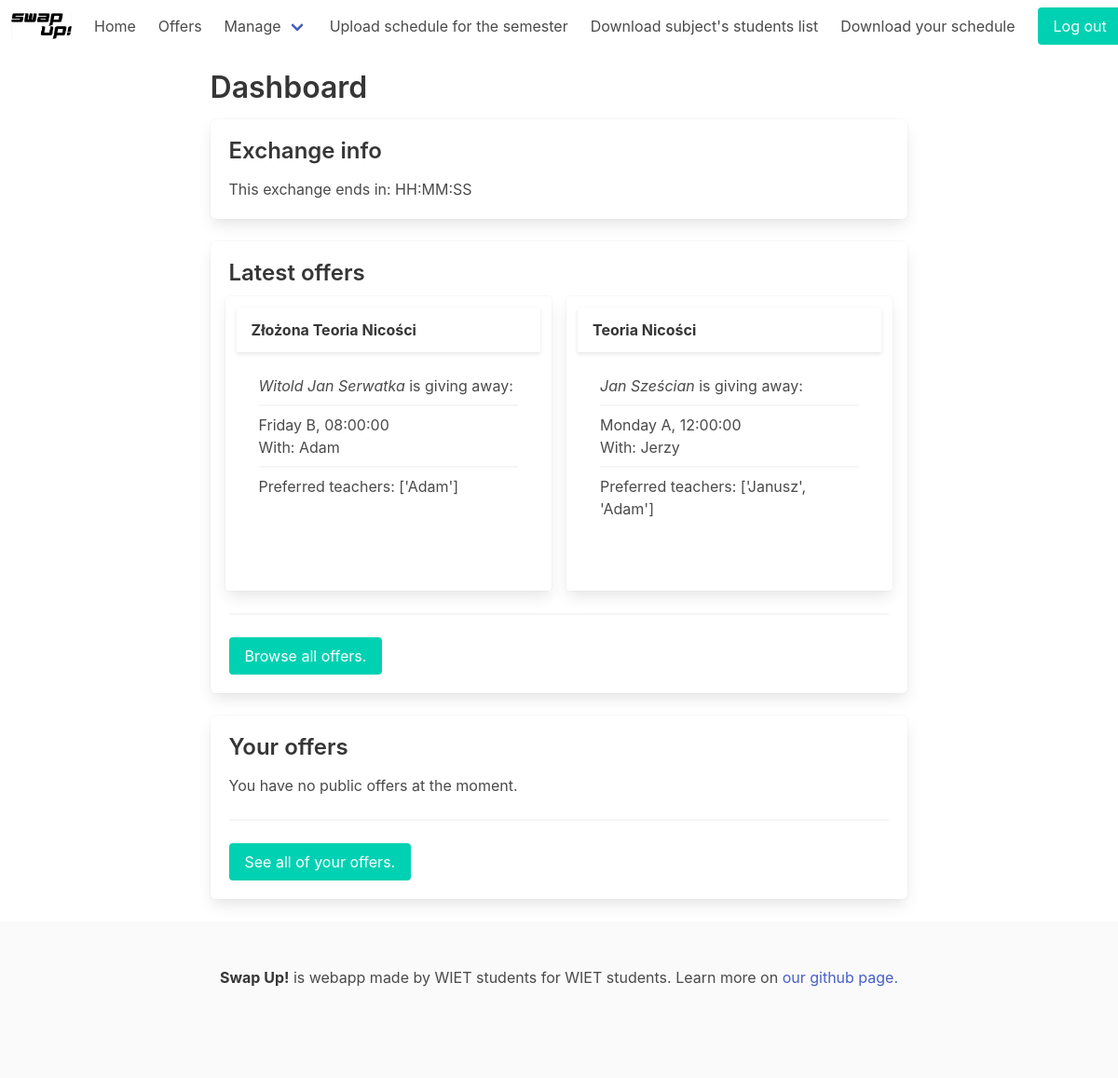
Page /exchange/ (signed in) on the committed database.
### exchange/models.py (models this page shows, shortened)
class Subject(models.Model):
    name = models.CharField(max_length=30, null=True)
    category = models.CharField(max_length=30, null=True)
    path = models.CharField(max_length=30, choices=PATHS, null=True)
    semester = models.IntegerField(choices=Semester.choices, null=True)
    mandatory = models.BooleanField(null=True)

class Teacher(models.Model):
    TITLES = [
        ('inż.', 'inżynier'),
        ('mgr. inż.', 'magister inżynier'),
        ('dr.', 'doktor'),
        ('dr. inż.', 'doktor inżynier')
    ]
    name = models.CharField(max_length=60, null=True)
    title = models.CharField(max_length=30, choices=TITLES, null=True)

### exchange/views.py (the view)
# urls.py: path('', views.dashboard, name='dashboard'),
@login_required()
def dashboard(request):
    try:
        latest_offers = Offer.objects.all().exclude(student=request.user.student)
        if len(latest_offers) > 3:
            latest_offers = latest_offers[:3]
        user_offers = Offer.objects.all().filter(student=request.user.student)
        if len(user_offers) > 3:
            user_offers = user_offers[:3]
        l_offers = [o.dictionary() for o in latest_offers]
        u_offers = [o.dictionary() for o in user_offers]
    except:
        l_offers = []
        u_offers = []
    finally:
        return render(request, 'exchange/dashboard.html', {"l_offers": l_offers, "u_offers": u_offers})
    return render(request, 'exchange/dashboard.html', {"l_offers": l_offers, "u_offers": u_offers})

### exchange/templates/exchange/dashboard.html (shortened to what this page needs)
{% extends 'base.html' %}
{% block content %}
<div class="container content">
    <h1 class="hero">Dashboard</h1>
    <section class="box">
        <h3 class="hero">Exchange info</h3>
        <p>This exchange ends in: HH:MM:SS</p>
    </section>
    <section class="box">
        <h3 class="hero">Latest offers</h3>
        <div class="columns">
            {% if l_offers %}
                {% for offer in l_offers %}
                <div class="column card mx-2 mt-2">
                    <header class="card-header">
                    <p class="card-header-title">
                        {{ offer.subject }}
                    </p>
                    </header>
                    <div class="card-content">
                        <div class="content">
                            <em>{{offer.student}}</em> is giving away:
                            <hr class="my-2">
                            {{offer.time}} <br>
                            With: {{offer.teacher}}
                            <hr class="my-2">
                            {% if offer.preferred_days or offer.preferred_times or offer.preferred_teachers %}
                                {% if offer.preferred_teachers %}
                                    <p>Preferred teachers: {{offer.preferred_teachers}}</p>
                                {% endif %}
                            {% else %}
                                Anything
                            {% endif %}
                            <br>
                        </div>
                    </div>
                </div>
            {% endfor %}
          {% else %}
              <p>No offers available at the moment.</p>
          {% endif %}
        </div>
        <hr>
        <a href="{% url 'offers' %}" class="button is-primary">Browse all offers.</a>
    </section>
    <section class="box">
        <h3 class="hero">Your offers</h3>
        <div class="is-flex is-flex-direction-row">
            {% if u_offers %}
                {% for offer in u_offers %}
                <div class="card mx-2">
                    <header class="card-header">
                        <p class="card-header-title">
                            {{ offer.subject }}
                        </p>
                    </header>
                    <div class="card-content">
                        <div class="content">
                            <em>{{offer.student}}</em> is giving away:
                            <hr class="my-2">
                            {{offer.time}} <br>
                            With: {{offer.teacher}}
                            <hr class="my-2">
                            {% if offer.preferred_days or offer.preferred_times or offer.preferred_teachers %}
                                {% if offer.preferred_days %}
                                    <p>Preferred days: {{offer.preferred_days}}</p>
                                {% endif %}
                                {% if offer.preferred_times %}
                                    <p>Preferred times: {{offer.preferred_times}}</p>
                                {% endif %}
                                {% if offer.preferred_teachers %}
                                    <p>Preferred teachers: {{offer.preferred_teachers}}</p>
                                {% endif %}
                            {% else %}
                            Anything
                            {% endif %}
                            <br>
                        </div>
                    </div>
                </div>
                {% endfor %}
            {% else %}
                <p>You have no public offers at the moment.</p>
            {% endif %}
        </div>
        <hr>
        <a href="{% url 'user-offers' %}" class="button is-primary">See all of your offers.</a>
    </section>
</div>
{% endblock %}

### rows in the picture
Subject: subject "Złożona Teoria Nicości"
Teacher: teacher "Adam"
Subject: subject "Teoria Nicości"
Teacher: teacher "Jerzy"

### other values in the picture
{{ offer.student }} "Witold Jan Serwatka" "Jan Sześcian"
{{ offer.time }} "Friday B, 08:00:00" "Monday A, 12:00:00"
{{ offer.preferred_teachers }} "['Adam']" "['Janusz', 'Adam']"
